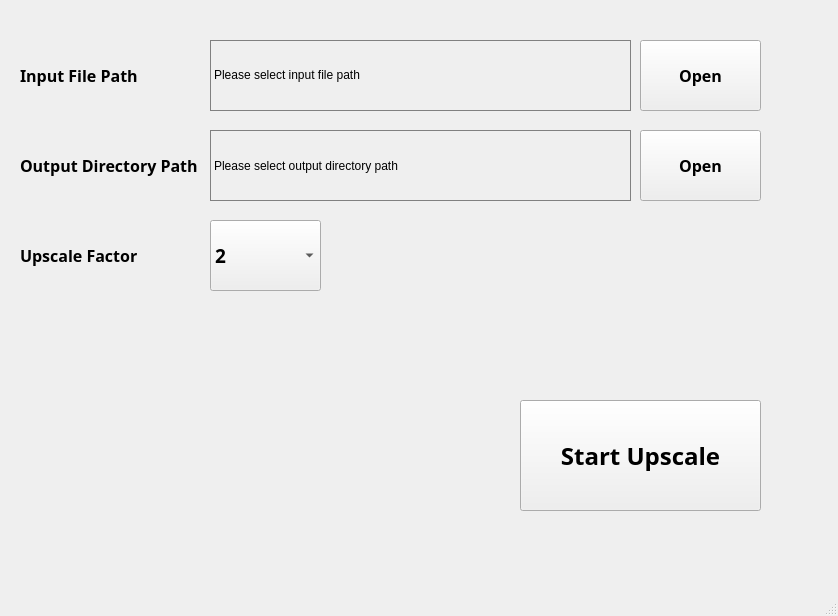
<?xml version="1.0" encoding="UTF-8"?>
<ui version="4.0">
 <class>MainWindow</class>
 <widget class="QMainWindow" name="MainWindow">
  <property name="geometry">
   <rect>
    <x>0</x>
    <y>0</y>
    <width>838</width>
    <height>616</height>
   </rect>
  </property>
  <property name="windowTitle">
   <string>MainWindow</string>
  </property>
  <widget class="QWidget" name="centralwidget">
   <widget class="QStackedWidget" name="stack">
    <property name="enabled">
     <bool>true</bool>
    </property>
    <property name="geometry">
     <rect>
      <x>10</x>
      <y>10</y>
      <width>791</width>
      <height>531</height>
     </rect>
    </property>
    <property name="currentIndex">
     <number>0</number>
    </property>
    <widget class="QWidget" name="page_1">
     <widget class="QLabel" name="label_input_file">
      <property name="geometry">
       <rect>
        <x>200</x>
        <y>30</y>
        <width>421</width>
        <height>71</height>
       </rect>
      </property>
      <property name="styleSheet">
       <string notr="true">border: 1px solid gray</string>
      </property>
      <property name="text">
       <string>Please select input file path</string>
      </property>
      <property name="textFormat">
       <enum>Qt::AutoText</enum>
      </property>
      <property name="wordWrap">
       <bool>true</bool>
      </property>
      <property name="margin">
       <number>0</number>
      </property>
      <property name="textInteractionFlags">
       <set>Qt::LinksAccessibleByKeyboard|Qt::LinksAccessibleByMouse|Qt::TextBrowserInteraction|Qt::TextSelectableByKeyboard|Qt::TextSelectableByMouse</set>
      </property>
     </widget>
     <widget class="QLabel" name="label_output_dir">
      <property name="geometry">
       <rect>
        <x>200</x>
        <y>120</y>
        <width>421</width>
        <height>71</height>
       </rect>
      </property>
      <property name="styleSheet">
       <string notr="true">border: 1px solid gray</string>
      </property>
      <property name="text">
       <string>Please select output directory path</string>
      </property>
     </widget>
     <widget class="QPushButton" name="pushButton_2">
      <property name="geometry">
       <rect>
        <x>630</x>
        <y>30</y>
        <width>121</width>
        <height>71</height>
       </rect>
      </property>
      <property name="font">
       <font>
        <family>나눔스퀘어라운드OTF Bold</family>
        <pointsize>12</pointsize>
        <weight>75</weight>
        <bold>true</bold>
       </font>
      </property>
      <property name="text">
       <string>Open</string>
      </property>
     </widget>
     <widget class="QPushButton" name="pushButton_5">
      <property name="geometry">
       <rect>
        <x>630</x>
        <y>120</y>
        <width>121</width>
        <height>71</height>
       </rect>
      </property>
      <property name="font">
       <font>
        <family>나눔스퀘어라운드OTF Bold</family>
        <pointsize>12</pointsize>
        <weight>75</weight>
        <bold>true</bold>
       </font>
      </property>
      <property name="text">
       <string>Open</string>
      </property>
     </widget>
     <widget class="QPushButton" name="pushButton_6">
      <property name="geometry">
       <rect>
        <x>510</x>
        <y>390</y>
        <width>241</width>
        <height>111</height>
       </rect>
      </property>
      <property name="font">
       <font>
        <family>나눔스퀘어라운드OTF Bold</family>
        <pointsize>18</pointsize>
        <weight>75</weight>
        <bold>true</bold>
       </font>
      </property>
      <property name="text">
       <string>Start Upscale</string>
      </property>
     </widget>
     <widget class="QLabel" name="label_3">
      <property name="geometry">
       <rect>
        <x>10</x>
        <y>30</y>
        <width>181</width>
        <height>71</height>
       </rect>
      </property>
      <property name="font">
       <font>
        <family>나눔스퀘어라운드OTF Bold</family>
        <pointsize>12</pointsize>
        <weight>75</weight>
        <bold>true</bold>
       </font>
      </property>
      <property name="text">
       <string>Input File Path</string>
      </property>
     </widget>
     <widget class="QLabel" name="label_4">
      <property name="geometry">
       <rect>
        <x>10</x>
        <y>120</y>
        <width>181</width>
        <height>71</height>
       </rect>
      </property>
      <property name="font">
       <font>
        <family>나눔스퀘어라운드OTF Bold</family>
        <pointsize>12</pointsize>
        <weight>75</weight>
        <bold>true</bold>
       </font>
      </property>
      <property name="text">
       <string>Output Directory Path</string>
      </property>
     </widget>
     <widget class="QLabel" name="label_5">
      <property name="geometry">
       <rect>
        <x>10</x>
        <y>210</y>
        <width>181</width>
        <height>71</height>
       </rect>
      </property>
      <property name="font">
       <font>
        <family>나눔스퀘어라운드OTF Bold</family>
        <pointsize>12</pointsize>
        <weight>75</weight>
        <bold>true</bold>
       </font>
      </property>
      <property name="text">
       <string>Upscale Factor</string>
      </property>
     </widget>
     <widget class="QComboBox" name="comboBox_upfactor">
      <property name="geometry">
       <rect>
        <x>200</x>
        <y>210</y>
        <width>111</width>
        <height>71</height>
       </rect>
      </property>
      <property name="font">
       <font>
        <family>나눔스퀘어라운드OTF Bold</family>
        <pointsize>14</pointsize>
        <weight>75</weight>
        <bold>true</bold>
       </font>
      </property>
      <property name="autoFillBackground">
       <bool>false</bool>
      </property>
      <property name="sizeAdjustPolicy">
       <enum>QComboBox::AdjustToMinimumContentsLengthWithIcon</enum>
      </property>
      <item>
       <property name="text">
        <string>2</string>
       </property>
      </item>
      <item>
       <property name="text">
        <string>4</string>
       </property>
      </item>
     </widget>
    </widget>
   </widget>
  </widget>
  <widget class="QMenuBar" name="menubar">
   <property name="geometry">
    <rect>
     <x>0</x>
     <y>0</y>
     <width>838</width>
     <height>21</height>
    </rect>
   </property>
  </widget>
  <widget class="QStatusBar" name="statusbar"/>
 </widget>
 <resources/>
 <connections>
  <connection>
   <sender>pushButton_2</sender>
   <signal>clicked()</signal>
   <receiver>MainWindow</receiver>
   <slot>fnc_select_input()</slot>
   <hints>
    <hint type="sourcelabel">
     <x>667</x>
     <y>93</y>
    </hint>
    <hint type="destinationlabel">
     <x>543</x>
     <y>571</y>
    </hint>
   </hints>
  </connection>
  <connection>
   <sender>pushButton_5</sender>
   <signal>clicked()</signal>
   <receiver>MainWindow</receiver>
   <slot>fnc_select_output()</slot>
   <hints>
    <hint type="sourcelabel">
     <x>704</x>
     <y>154</y>
    </hint>
    <hint type="destinationlabel">
     <x>687</x>
     <y>579</y>
    </hint>
   </hints>
  </connection>
  <connection>
   <sender>pushButton_6</sender>
   <signal>clicked()</signal>
   <receiver>MainWindow</receiver>
   <slot>fnc_start_upscale()</slot>
   <hints>
    <hint type="sourcelabel">
     <x>592</x>
     <y>494</y>
    </hint>
    <hint type="destinationlabel">
     <x>303</x>
     <y>581</y>
    </hint>
   </hints>
  </connection>
 </connections>
 <slots>
  <slot>fnc_select_input()</slot>
  <slot>fnc_select_output()</slot>
  <slot>fnc_start_upscale()</slot>
  <slot>fnc_tile_checkbox()</slot>
 </slots>
</ui>
